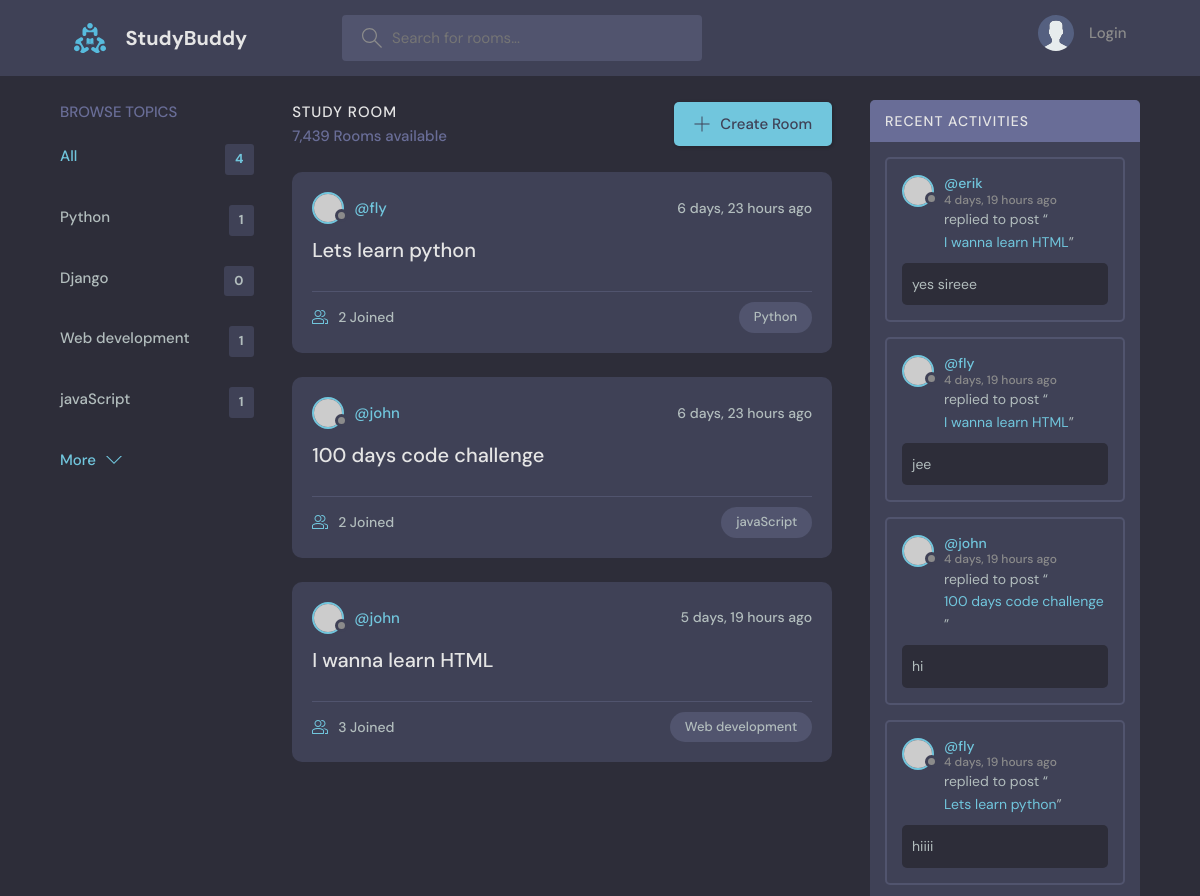
The app's page / (upper part), older data.
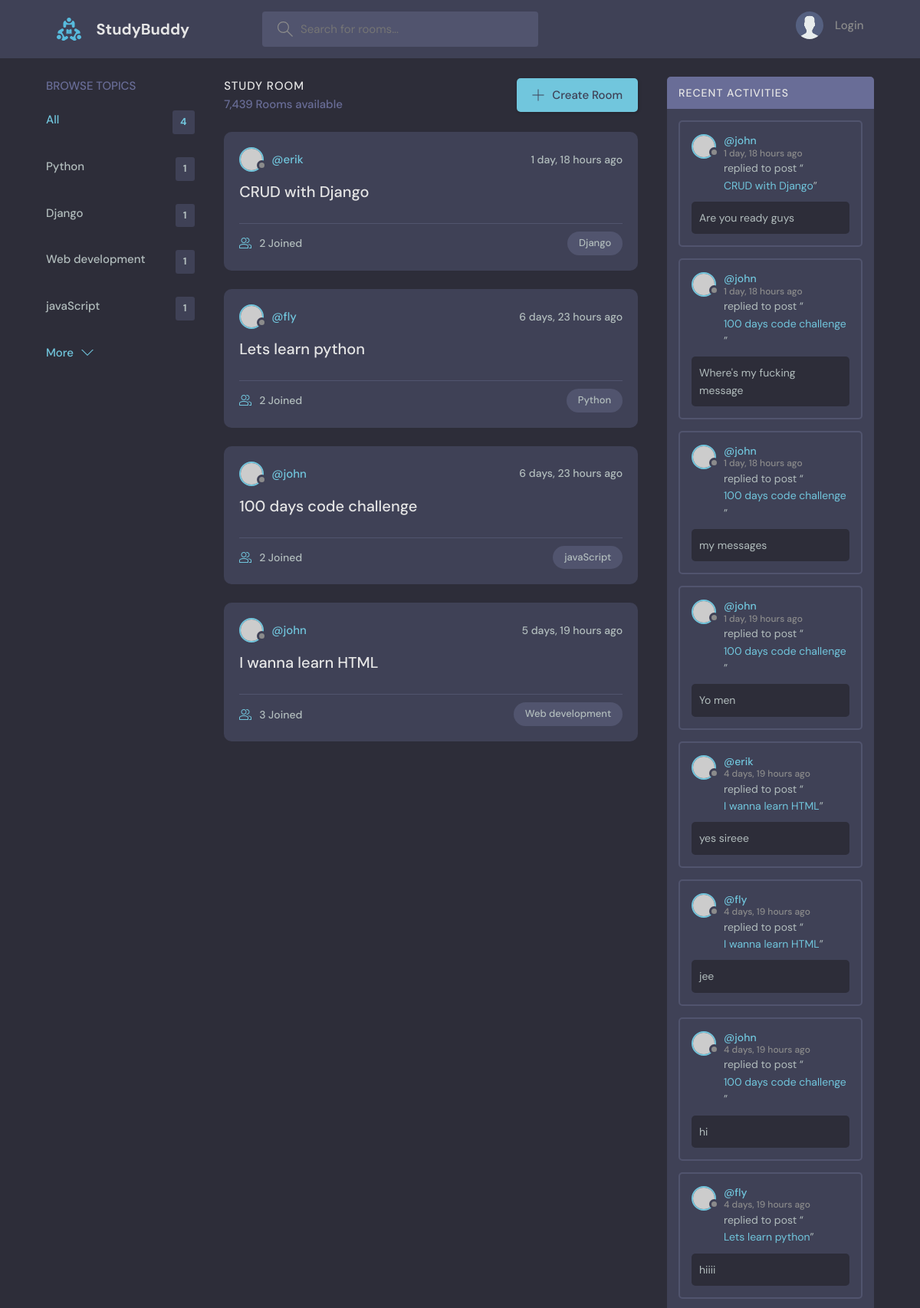
The same page, newer data.
### base/models.py (models this page shows, shortened)
class Topic(models.Model):
    name = models.CharField(max_length=200)
    updated = models.DateTimeField(auto_now=True)
    created = models.DateTimeField(auto_now_add=True)

class Room(models.Model):
    name = models.CharField(max_length=200)
    description = models.TextField(null=True, blank=True)
    host = models.ForeignKey(User, on_delete=models.SET_NULL, null=True)
    topic = models.ForeignKey(Topic, on_delete=models.SET_NULL, null=True)
    participants = models.ManyToManyField(User, related_name="participants")
    updated = models.DateTimeField(auto_now=True)
    created = models.DateTimeField(auto_now_add=True)
    class Meta:
        ordering = ['-updated', '-created']
    def __str__(self) -> str:
        return str(self.name)

class Message(models.Model):
    user = models.ForeignKey(User, on_delete=models.CASCADE)
    room = models.ForeignKey(Room, on_delete=models.CASCADE)
    body = models.TextField()
    updated = models.DateTimeField(auto_now=True)
    created = models.DateTimeField(auto_now_add=True)
    class Meta:
        ordering = ['-created', '-updated']

### base/views.py (the view)
# urls.py: path("", views.home, name="home"),
def home(request):
    q = request.GET.get("q") if request.GET.get("q") else ""
    rooms = Room.objects.filter(
        Q(topic__name__icontains=q) | Q(name__icontains=q) | Q(description__icontains=q)
    )
    topics = Topic.objects.all()
    room_messages = Message.objects.filter(
        Q(room__topic__name__icontains=q)
    )
    context = {
        "rooms": rooms,
        "topics": topics,
        "rooms_messages": room_messages
    }
    return render(request, "base/home.html", context)

### base/templates/base/home.html (shortened to what this page needs)
{% extends 'main.html' %}
{% block content %}
    <main class="layout layout--3">
        <div class="container">
           {% include 'base/topics_component.html' %}
            <div class="roomList">
                <div class="roomList__header">
                    <div>
                        <h2>Study Room</h2>
                        <p>7,439 Rooms available</p>
                    </div>
                    <a class="btn btn--main" href="../../../theme/create-room.html">
                        <svg version="1.1" xmlns="http://www.w3.org/2000/svg" width="32" height="32"
                             viewBox="0 0 32 32">
                            <title>add</title>
                            <path
                                    d="M16.943 0.943h-1.885v14.115h-14.115v1.885h14.115v14.115h1.885v-14.115h14.115v-1.885h-14.115v-14.115z"
                            ></path>
                        </svg>
                        Create Room
                    </a>
                </div>
                {% include 'base/feed_component.html' %}
            </div>
            {% include 'base/activity_component.html' %}
        </div>
    </main>
{% endblock %}

### base/templates/base/topics_component.html
<div class="topics">
    <div class="topics__header">
        <h2>Browse Topics</h2>
    </div>
    <ul class="topics__list">
        <li>
            <a href="{% url 'home' %}" class="active">All <span>{{ topics.count }}</span></a>
        </li>
        {% for topic in topics %}
            <li>
                <a href="{% url 'home' %}?q={{ topic.name }}">{{ topic.name }}
                    <span>{{ topic.room_set.all.count }}</span></a>
            </li>
        {% endfor %}
    </ul>
    <a class="btn btn--link" href="../../../theme/topics.html">
        More
        <svg version="1.1" xmlns="http://www.w3.org/2000/svg" width="32" height="32" viewBox="0 0 32 32">
            <title>chevron-down</title>
            <path d="M16 21l-13-13h-3l16 16 16-16h-3l-13 13z"></path>
        </svg>
    </a>
</div>

### base/templates/base/feed_component.html (shortened to what this page needs)
{% for room in rooms %}
    <div class="roomListRoom">
        <div class="roomListRoom__header">
            <a href="{% url 'user-profile' room.host.id %}" class="roomListRoom__author">
                <div class="avatar avatar--small">
                    <img src="https://randomuser.me/api/portraits/women/11.jpg"/>
                </div>
                <span>@{{ room.host.username }}</span>
            </a>
            <div class="roomListRoom__actions">
                <span>{{ room.created|timesince }} ago</span>
            </div>
        </div>
        <div class="roomListRoom__content">
            <a href="{% url 'room-detail' room.id %}">{{ room.name }}</a>
        </div>
        <div class="roomListRoom__meta">
            <a href="{% url 'room-detail' room.id %}" class="roomListRoom__joined">
                {{ room.participants.all.count }} Joined
            </a>
            <p class="roomListRoom__topic">{{ room.topic.name }}</p>
        </div>
    </div>
{% endfor %}

### base/templates/base/activity_component.html (shortened to what this page needs)
<div class="activities">
    <div class="activities__header">
        <h2>Recent Activities</h2>
    </div>
    {% for message in rooms_messages %}
        <div class="activities__box">
            <div class="activities__boxHeader roomListRoom__header">
                <a href="{% url 'user-profile' message.user.id %}" class="roomListRoom__author">
                    <div class="avatar avatar--small">
                        <img src="https://randomuser.me/api/portraits/women/11.jpg"/>
                    </div>
                    <p>
                        @{{ message.user }}
                        <span>{{ message.created|timesince }} ago</span>
                    </p>
                </a>
            </div>
            <div class="activities__boxContent">
                <p>replied to post “<a href="{% url 'room-detail' message.room.id %}">{{ message.room }}</a>”
                </p>
                <div class="activities__boxRoomContent">
                    {{ message.body }}
                </div>
            </div>
        </div>
    {% endfor %}
</div>

Row changes from the older to the newer data that the page shows:
computed for Topic "Django": room_set.all.count "0" → "1"
added Room: host.username "erik", created "1 day, 18 hours", name "CRUD with Django", participants.all.count "2", topic.name "Django"
added Message: user "john", created "1 day, 18 hours", room "CRUD with Django", body "Are you ready guys"
added Message: user "john", created "1 day, 18 hours", room "100 days code challenge", body "Where's my fucking message"
added Message: user "john", created "1 day, 18 hours", room "100 days code challenge", body "my messages"
added Message: user "john", created "1 day, 19 hours", room "100 days code challenge", body "Yo men"
